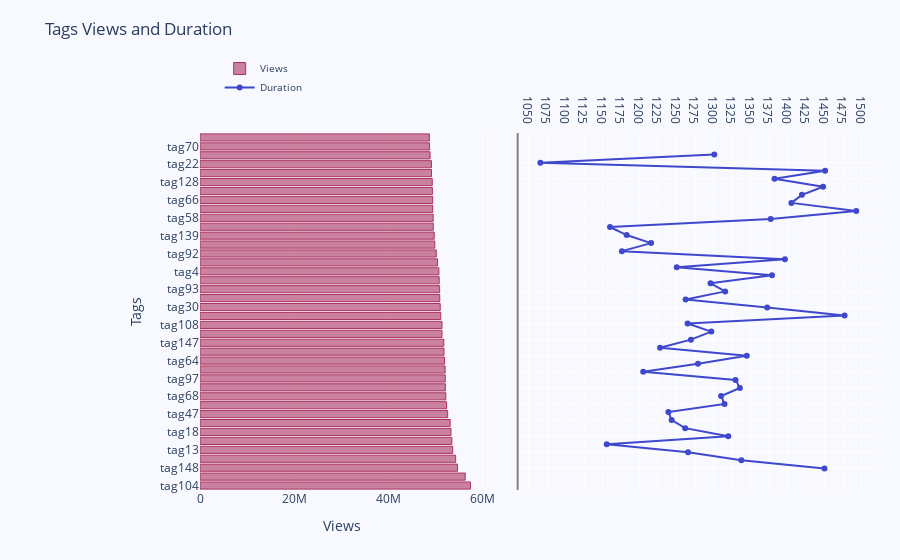

Notebook cell for this chart:
### Markdown cell above
## Tags Plot

### Code cell
# prepare data frames
import plotly.graph_objs as go
from plotly import tools

date_start = '2022-01-01'
date_end = '2024-01-01'
total_tags_start = 0
total_tags_end = 40

df_tags_plot = pd.read_csv('plots_data/dashboard_tags.csv')
df_bar = df_tags_plot
df_bar_sorted = df_bar[(df_bar.upload_date >= date_start) & (df_bar.upload_date <= date_end)]

df_bar_grouped = df_bar_sorted.groupby(['tags']).agg({"sentiment": np.mean, 'view_count': np.sum, 'comment_count':np.sum,'duration':np.sum}).reset_index()
df_bar_grouped  = df_bar_grouped.sort_values('view_count', ascending = False)
df_bar_grouped = df_bar_grouped[total_tags_start:total_tags_end]
df_bar_grouped['duration'] = df_bar_grouped['duration']/(60*60)

tags = df_bar_grouped['tags'].values
views = df_bar_grouped['view_count'].values
duration = df_bar_grouped['duration'].values


y_saving = views
y_net_worth  = duration
x_saving = tags
x_net_worth  = tags



trace0 = go.Bar(
                x=y_saving,
                y=x_saving,
                marker=dict(color='rgba(171, 50, 96, 0.6)',line=dict(color='rgba(171, 50, 96, 1.0)',width=1)),
                name='Views',
                orientation='h',
)
trace1 = go.Scatter(
                x=y_net_worth,
                y=x_net_worth,
                mode='lines+markers',
                line=dict(color='rgb(63, 72, 204)'),
                name='Duration',
)
layout = dict(
                title='Tags Views and Duration',
                yaxis=dict(showticklabels=True,domain=[0, 0.85]),
                yaxis2=dict(showline=True,showticklabels=False,linecolor='rgba(102, 102, 102, 0.8)',linewidth=2,domain=[0, 0.85]),
                xaxis=dict(zeroline=False,showline=False,showticklabels=True,showgrid=True,domain=[0, 0.42]),
                xaxis2=dict(zeroline=False,showline=False,showticklabels=True,showgrid=True,domain=[0.47, 1],side='top',dtick=25),
                legend=dict(x=0.029,y=1.038,font=dict(size=10) ),
                margin=dict(l=200, r=20,t=70,b=70),
                paper_bgcolor='rgb(248, 248, 255)',
                plot_bgcolor='rgb(248, 248, 255)',
)
annotations = []
y_s = np.round(y_saving, decimals=2)
y_nw = np.rint(y_net_worth)
for ydn, yd, xd in zip(y_nw, y_s, x_saving):
    annotations.append(dict(xref='x2', yref='y2', y=xd, x=ydn - 4,text='{:,}'.format(ydn),font=dict(family='Arial', size=12,color='rgb(63, 72, 204)'),showarrow=False))
    annotations.append(dict(xref='x1', yref='y1', y=xd, x=yd + 3,text=str(yd),font=dict(family='Arial', size=12,color='rgb(171, 50, 96)'),showarrow=False))
fig = tools.make_subplots(rows=1, cols=2, specs=[[{}, {}]], shared_xaxes=True,
                          shared_yaxes=False, vertical_spacing=0.001)

fig.append_trace(trace0, 1, 1)
fig.append_trace(trace1, 1, 2)
fig.update_layout(
    title='Constituency Graph',
    xaxis=dict(title='Views'),
    yaxis=dict(title='Tags'))
fig['layout'].update(layout)
fig.show()

### Figure 1 — Plotly figure (JSON) as saved in the notebook; plotly's stock layout.template omitted (floating-point values rounded to 4 significant figures)
{"data": [{"marker": {"color": "rgba(171, 50, 96, 0.6)", "line": {"color": "rgba(171, 50, 96, 1.0)", "width": 1}}, "name": "Views", "orientation": "h", "type": "bar", "x": [57475976, 56346608, 54704387, 54315646, 53692686, 53510643, 53326126, 53150588, 52618699, 52391307, 52219848, 52142649, 52112118, 52081307, 51960828, 51842435, 51800090, 51417930, 51411413, 51157182, 51040793, 50941991, 50912970, 50819767, 50755497, 50474787, 50206940, 49888154, 49761609, 49556435, 49543908, 49447491, 49447109, 49372696, 49347004, 49184617, 49175371, 48885895, 48773322, 48734430], "xaxis": "x", "y": ["tag104", "tag141", "tag148", "tag55", "tag13", "tag149", "tag18", "tag94", "tag47", "tag78", "tag68", "tag137", "tag97", "tag85", "tag64", "tag118", "tag147", "tag37", "tag108", "tag14", "tag30", "tag42", "tag93", "tag142", "tag4", "tag88", "tag92", "tag28", "tag139", "tag106", "tag58", "tag116", "tag66", "tag35", "tag128", "tag140", "tag22", "tag24", "tag70", "tag63"], "yaxis": "y"}, {"line": {"color": "rgb(63, 72, 204)"}, "mode": "lines+markers", "name": "Duration", "type": "scatter", "x": [1450.0, 1338.0, 1265.0, 1155.0, 1320.0, 1262.0, 1243.0, 1239.0, 1315.0, 1310.0, 1336.0, 1330.0, 1205.0, 1279.0, 1345.0, 1228.0, 1269.0, 1297.0, 1265.0, 1477.0, 1372.0, 1262.0, 1316.0, 1296.0, 1379.0, 1250.0, 1396.0, 1176.0, 1215.0, 1182.0, 1160.0, 1377.0, 1493.0, 1405.0, 1419.0, 1448.0, 1382.0, 1451.0, 1066.0, 1301.0], "xaxis": "x2", "y": ["tag104", "tag141", "tag148", "tag55", "tag13", "tag149", "tag18", "tag94", "tag47", "tag78", "tag68", "tag137", "tag97", "tag85", "tag64", "tag118", "tag147", "tag37", "tag108", "tag14", "tag30", "tag42", "tag93", "tag142", "tag4", "tag88", "tag92", "tag28", "tag139", "tag106", "tag58", "tag116", "tag66", "tag35", "tag128", "tag140", "tag22", "tag24", "tag70", "tag63"], "yaxis": "y2"}], "layout": {"legend": {"font": {"size": 10}, "x": 0.029, "y": 1.038}, "margin": {"b": 70, "l": 200, "r": 20, "t": 70}, "paper_bgcolor": "rgb(248, 248, 255)", "plot_bgcolor": "rgb(248, 248, 255)", "title": {"text": "Tags Views and Duration"}, "xaxis": {"anchor": "y", "domain": [0, 0.42], "showgrid": true, "showline": false, "showticklabels": true, "title": {"text": "Views"}, "zeroline": false}, "xaxis2": {"anchor": "y2", "domain": [0.47, 1], "dtick": 25, "showgrid": true, "showline": false, "showticklabels": true, "side": "top", "zeroline": false}, "yaxis": {"anchor": "x", "domain": [0, 0.85], "showticklabels": true, "title": {"text": "Tags"}}, "yaxis2": {"anchor": "x2", "domain": [0, 0.85], "linecolor": "rgba(102, 102, 102, 0.8)", "linewidth": 2, "showline": true, "showticklabels": false}}}
